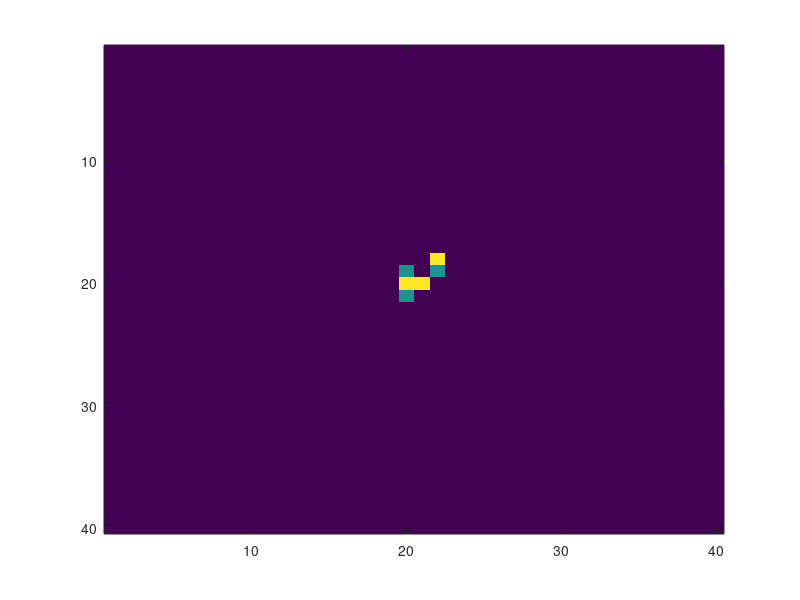

This chart was generated by the following MATLAB code: (Note: this script raises an error after producing the figure.)
clear all;

%input grid number
n = 40;

I = zeros(n); %create grid

I(20,20) = 2;
I(20,21) = 2;
I(18,22) = 2;
I(19,20) = 1;
I(19,22) = 1;
I(21,20) = 1;
%{
I(21,20) = 1;
I(21,21) = 1;
I(19,20) = 2;
I(20,22) = 2;
I(22,21) = 2;
I(21,19) = 2;
%}

imagesc(I); %plot
waitforbuttonpress;

for t = 1:20
    
    I = transit(n,I);
    %waitforbuttonpress;
    imagesc(I)
    pause(0.2)
end

fig1 = imagesc(I);
caxis([0 2]);
colorbar('Ticks',[0,1,2],'TickLabels',{'ready','firing','rest'},'FontSize',14)
title('shape that move less than one cell per time step','FontSize',16)
saveas(fig1,'task2_3.png');





           



